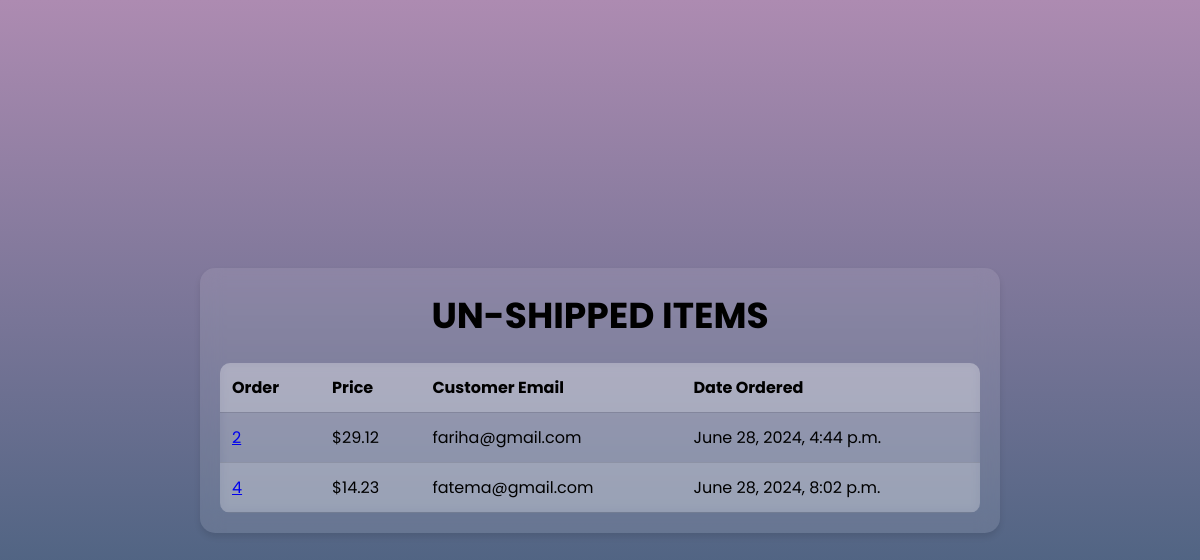
Page /payment/not_shipped_dash (signed in) on the committed database.
### payment/models.py (models this page shows, shortened)
class Order(models.Model):
    user = models.ForeignKey(User, on_delete=models.CASCADE, null=True, blank=True)
    full_name = models.CharField(max_length=250)
    email = models.EmailField(max_length=250)
    shipping_address = models.TextField(max_length=15000)
    amount_paid = models.DecimalField(max_digits=7, decimal_places=2)
    date_ordered = models.DateTimeField(auto_now_add=True)
    shipped = models.BooleanField(default=False)
    date_shipped = models.DateTimeField(blank=True, null=True)

### payment/views.py (the view)
# urls.py: path('not_shipped_dash', views.not_shipped_dash, name='not_shipped_dash'),
def not_shipped_dash(request):
    if request.user.is_authenticated and request.user.is_superuser:
        orders = Order.objects.filter(shipped=False)
        return render(request, "payment/not_shipped_dash.html", {"orders": orders})
    else:
        messages.error(request, "Access Denied!!")
        return redirect('mainpage')

### cart/context_processors.py (called while the page is built)
def cart(request):
    return{'cart': Cart(request)}

### payment/templates/payment/not_shipped_dash.html (shortened to what this page needs)
<!DOCTYPE html>
<html lang="en">
<head>
</head>
<body>
    <div class="top">
        <h2>Un-Shipped Items</h2>
        <table class="table table-striped">
            <thead>
                <tr>
                    <th scope="col">Order</th>
                    <th scope="col">Price</th>
                    <th scope="col">Customer Email</th>
                    <th scope="col">Date Ordered</th>
                </tr>
            </thead>
            <tbody>
                {% for item in orders %}
                <tr>
                    <td><a href="{% url 'orders' item.id %}">{{ item.id }}</a></td>
                    <td>${{ item.amount_paid }}</td>
                    <td>{{ item.email }}</td>
                    <td>{{ item.date_ordered }}</td>
                </tr>
                {% endfor %}
            </tbody>
        </table>
    </div>
</body>
</html>

### payment/templates/payment/not_shipped_dash.html (style rules this page uses)
* { margin: 0; padding: 0; box-sizing: border-box; }
body { background: linear-gradient(180deg, #ad8bb1 0%, #2a5470 100%); font-family: 'Poppins', sans-serif; display: flex; justify-content: center; align-items: center; height: 100vh; }
.top { text-align: center; background: rgba(255, 255, 255, 0.1); backdrop-filter: blur(10px); border-radius: 15px; padding: 20px; box-shadow: 0 4px 6px rgba(0, 0, 0, 0.1); width: 80%; max-width: 800px; }
.top h2 { color: #000; font-size: 36px; text-transform: uppercase; margin-bottom: 20px; }
table { width: 100%; border-collapse: collapse; margin-top: 10px; background: rgba(255, 255, 255, 0.1); backdrop-filter: blur(5px); border-radius: 10px; overflow: hidden; }
th, td { padding: 12px; text-align: left; color: #000; }
th { background-color: rgba(255, 255, 255, 0.2); }
tr:nth-child(even) { background-color: rgba(255, 255, 255, 0.15); }
th, td { border-bottom: 1px solid rgba(0, 0, 0, 0.1); }

### rows in the picture
Order: id "2", amount_paid "29.12", email "fariha@gmail.com", date_ordered "June 28, 2024, 4:44 p.m."
Order: id "4", amount_paid "14.23", email "fatema@gmail.com", date_ordered "June 28, 2024, 8:02 p.m."
